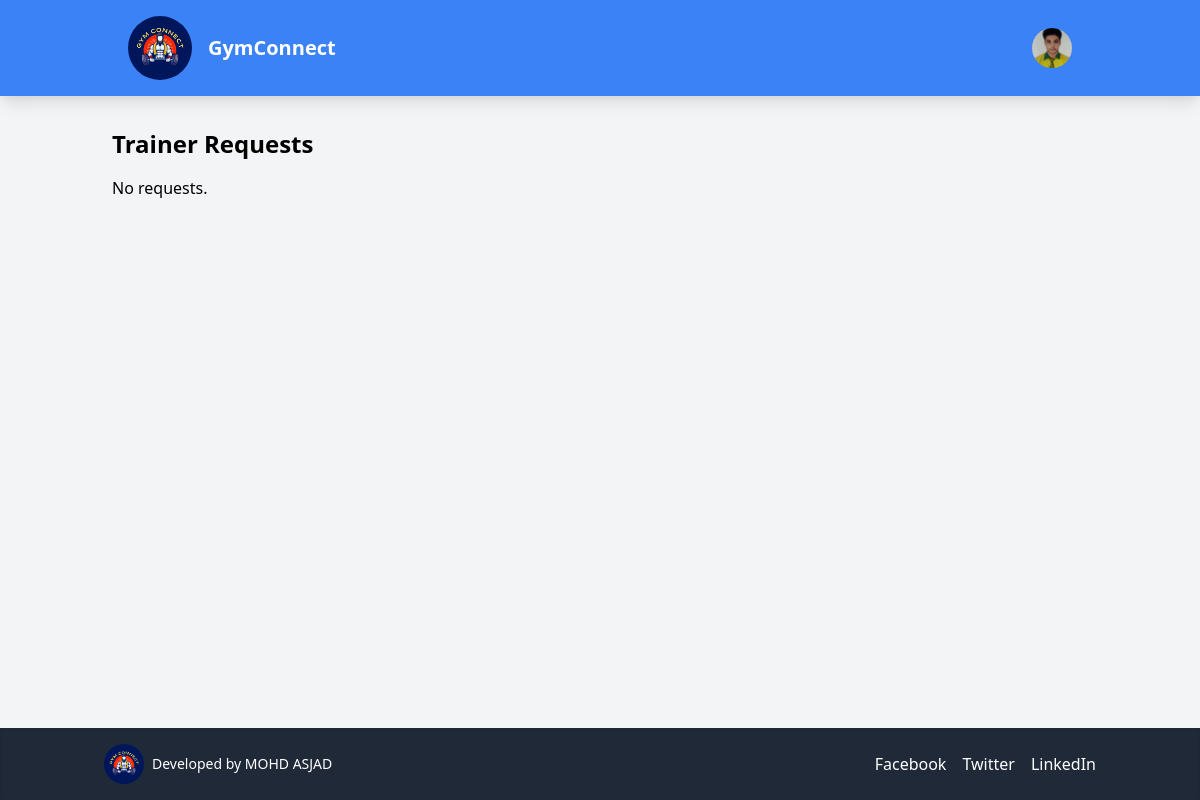
/gym-trainer/trainer-requests/ (signed in), run on an earlier commit of the app's database.
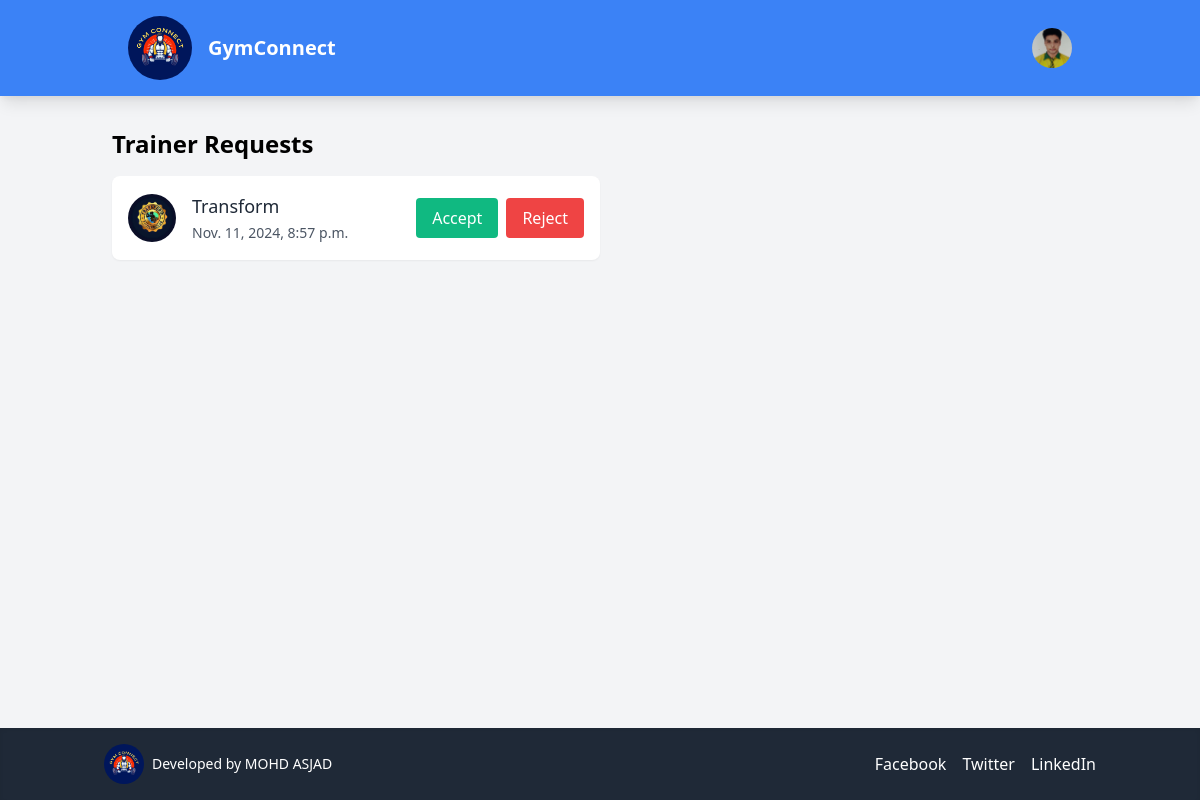
And on a later commit of the database.
### gymOwner/models.py (models this page shows, shortened)
class TrainerRequest(models.Model):
    gym = models.ForeignKey(GymOwner, on_delete=models.CASCADE)
    trainer = models.ForeignKey(Trainer, on_delete=models.CASCADE)
    STATUS_CHOICES = [
        ('pending', 'Pending'),
        ('accepted', 'Accepted'),
        ('rejected', 'Rejected'),
    ]
    request_data = models.TextField(blank=True, null=True)  # Example field for request data.
    status = models.CharField(max_length=10, choices=STATUS_CHOICES, default='pending')
    request_date = models.DateTimeField(auto_now_add=True)

### accounts/models.py (models this page shows, shortened)
class BaseUser(AbstractBaseUser, PermissionsMixin):
    email = models.EmailField(unique=True)
    password = models.CharField(max_length=128)
    is_active = models.BooleanField(default=True)
    is_staff = models.BooleanField(default=False)
    objects = BaseUserManager()
    USERNAME_FIELD = 'email'
    REQUIRED_FIELDS = []

class GymOwner(BaseUser):
    gym_name = models.CharField(max_length=255)
    contact_no = models.CharField(max_length=10, null= True)
    address = models.CharField(max_length=255,blank=True, null=True)
    city = models.CharField(max_length=100, blank=True, null=True)
    state = models.CharField(max_length=100, blank=True, null=True)
    profile_picture = models.ImageField(upload_to='profile_pictures/', blank=True, null=True)

### trainer/views.py (the view)
# urls.py: path('trainer-requests/', views.trainer_requests, name='trainer_requests'),
@login_required
def trainer_requests(request):
    trainer = request.user
    profile =  Trainer.objects.get(id=  trainer.id)
    trainer_requests = TrainerRequest.objects.filter(trainer=request.user, status='pending')
    return render(request, 'trainer/requests_list.html', {
        'trainer_requests': trainer_requests,
        'profile':profile
    })

### trainer/templates/trainer/requests_list.html (shortened to what this page needs)
<!DOCTYPE html>
<html lang="en">
  <head>
    <link
      href="https://cdn.jsdelivr.net/npm/tailwindcss@2.2.19/dist/tailwind.min.css"
      rel="stylesheet"
    />
  </head>
  <body class="bg-gray-100 font-sans min-h-screen flex flex-col">
    {% load static %}
    <header class="bg-blue-500 text-white py-4 shadow-lg">
      <div class="container mx-auto flex items-center justify-between">
        <div class="flex items-center space-x-4 px-10">
          <a href="{% url 'trainer_dashboard' %}"><img
            src="{% static 'core/image/logo.png' %}"
            class="w-16 h-16 rounded-full"
            alt="GymConnect Logo"
          /></a>
          <div class="text-xl font-semibold">GymConnect</div>
        </div>
        <nav class="relative px-10">
            <a href="{% url 'logout' %}">
              <img
              src="{{ profile.profile_picture.url }}"
              class="w-10 h-10 rounded-full object-cover"
              alt="Profile Picture"
            />
            </a>
          </div>
    </header>
    <main class="flex-grow container mx-auto py-8 px-6">
      <h3 class="text-2xl font-semibold mb-4">Trainer Requests</h3>
      <div class="space-y-4 flex-col items-start">
        {% for request in trainer_requests %}
        <div
          class="flex justify-between w-1/2 items-center bg-white shadow-sm rounded-lg p-4 hover:bg-gray-50 transition duration-200"
        >
          <div class="flex items-center space-x-4">
            <span class="profile">
              <img
                src="{{ request.gym.profile_picture.url }}"
                class="w-12 h-12 rounded-full object-cover"
                alt="Gym Profile Picture"
              />
            </span>
            <div>
              <span
                class="text-lg font-medium text-gray-800 cursor-pointer"
                onclick="openGymDetails('{{ request.gym.gym_name }}', '{{ request.gym.email }}', '{{ request.gym.contact_no }}', '{{ request.gym.address }}, {{request.gym.city}}')"
              >
                {{ request.gym.gym_name }}
              </span>
              <br />
              <span class="text-sm text-gray-600"
                >{{ request.request_date }}</span
              >
            </div>
          </div>
          <div class="flex space-x-2">
            <form
              action="{% url 'update_request_status' request.id 'accept' %}"
              method="post"
            >
              <button
                type="submit"
                class="px-4 py-2 bg-green-500 text-white rounded hover:bg-green-600"
              >
                Accept
              </button>
            </form>
            <form
              action="{% url 'update_request_status' request.id 'reject' %}"
              method="post"
            >
              <button
                type="submit"
                class="px-4 py-2 bg-red-500 text-white rounded hover:bg-red-600"
              >
                Reject
              </button>
            </form>
          </div>
        </div>
        {% empty %}
        <p>No requests.</p>
        {% endfor %}
      </div>
    </main>
    <footer class="bg-gray-800 text-white py-4 shadow-inner mt-auto">
      <div class="container mx-auto flex items-center justify-between px-4">
        <div class="flex items-center">
          <img
            src="{% static 'core/image/logo.png' %}"
            class="w-10 h-10 rounded-full"
            alt="Footer Logo"
          />
          <span class="ml-2 text-sm">Developed by MOHD ASJAD</span>
        </div>
        <div class="flex space-x-4">
          <a href="#" class="hover:text-blue-400">Facebook</a>
          <a href="#" class="hover:text-blue-400">Twitter</a>
          <a href="#" class="hover:text-blue-400">LinkedIn</a>
        </div>
      </div>
    </footer>
  </body>
</html>

What changed in the data, as far as the page shows it:
added TrainerRequest: gym.profile_picture (picture), gym.gym_name "Transform", request_date "Nov. 11, 2024, 8:57 p.m."
Also different on the page:
text no longer shown: "No requests."
